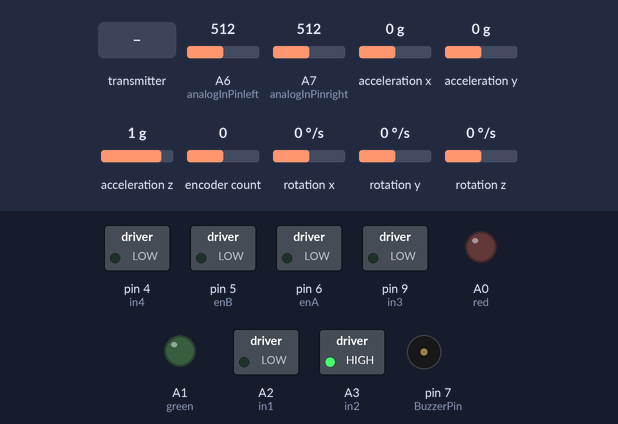
Bench run of a sketch on a simulated Arduino Nano, built with avr-gcc and run on an emulated ATmega328P. Shown: switched loads named in the sketch (green lamp = pin HIGH), output pins drawn as LEDs (lit = HIGH), buzzer (waves = sounding, pin HIGH). Inputs (shaded band) come from the test bench; at power-on: acceleration y 0 g, A6 (analogInPinleft) = 512, rotation x 0 °/s, rotation z 0 °/s, encoder count 0, A7 (analogInPinright) = 512, acceleration x 0 g, acceleration z 1 g, rotation y 0 °/s. No radio packets arrive unless stated; what the sketch prints to the serial monitor is not drawn.

Above: at 3.2 s.
3.3 s: the transmitter starts sending sw1 = 1
At 3.6 s:
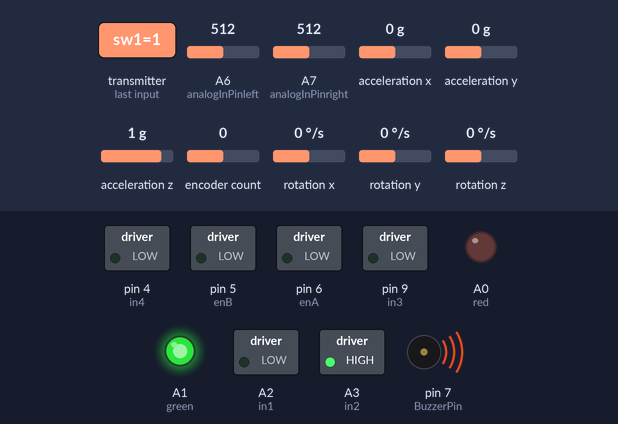
6.3 s: acceleration y set to -1.4 g
At 8.1 s:
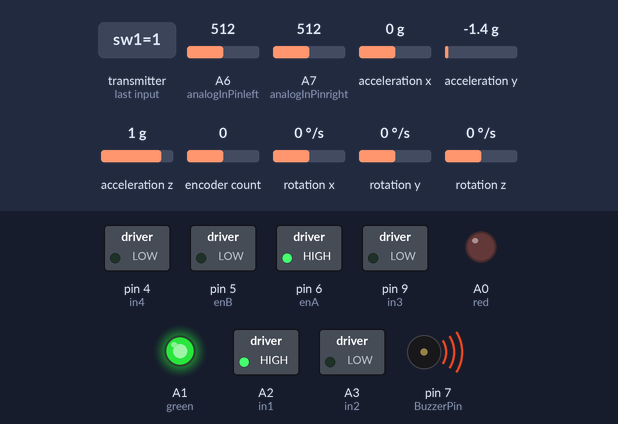
9.3 s: A6 (analogInPinleft) set to 487
At 9.9 s:
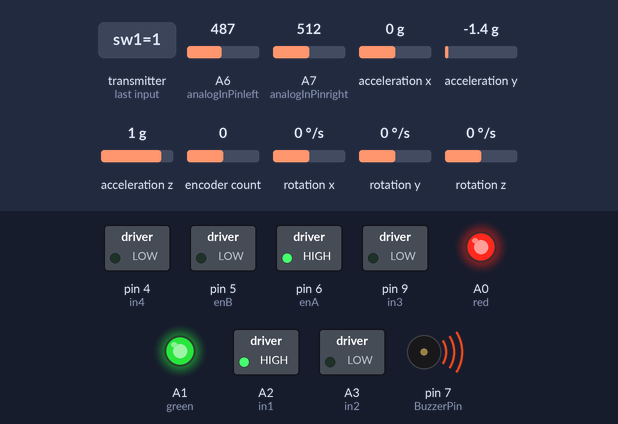
12.3 s: rotation x set to 192 °/s
At 14.1 s:
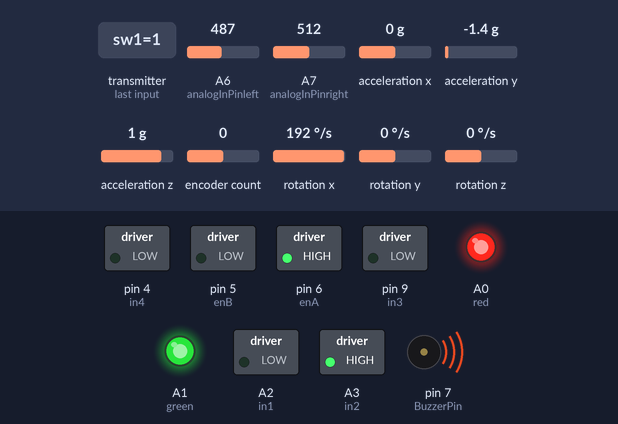
15.3 s: rotation z set to -192 °/s
At 18.1 s:
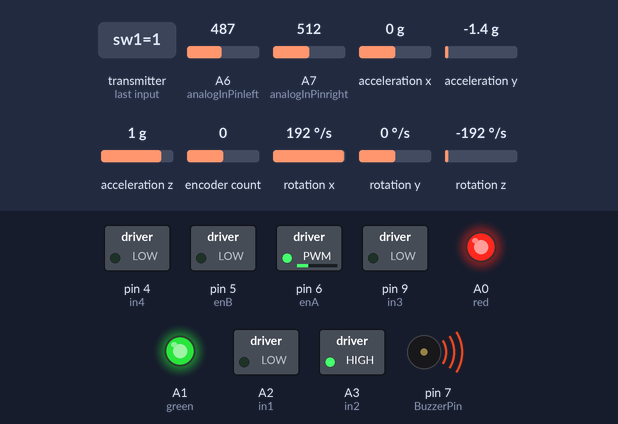
18.3 s: encoder count set to 1
At 20.1 s:
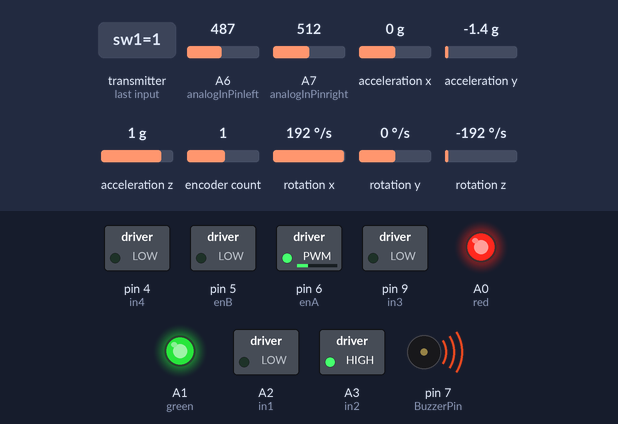
Timing chart, 0 to 22.3 s (numbered marks = the images above; inputs shaded):
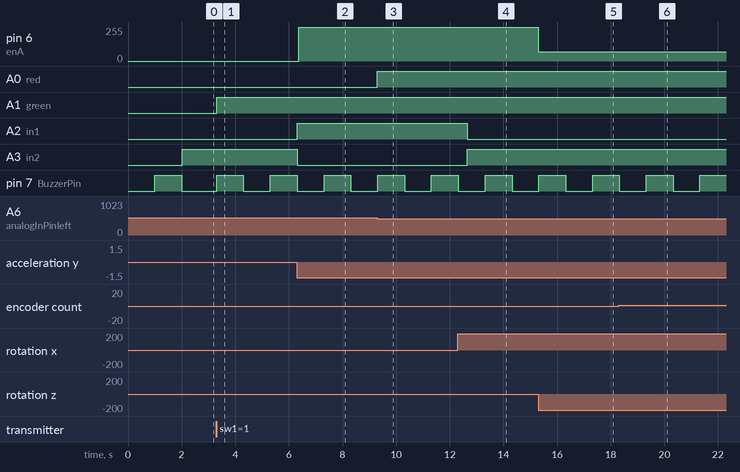

Measured:
- the behaviour switches between 501 and 500 on A6 (analogInPinleft) (found by bisection; images 2 and 3)
- after the input at 3.3 s, A1 (green): LOW → HIGH at once; pin 7 (BuzzerPin): LOW → HIGH at once, → LOW 1.0 s later, → HIGH 1.0 s later
- after the input at 6.3 s, pin 6 (enA): 0/255 → 255/255 after 0.06 s; A2 (in1): LOW → HIGH at once; A3 (in2): HIGH → LOW at once
- after the input at 9.3 s, A0 (red): LOW → HIGH at once
- after the input at 12.3 s, A2 (in1): HIGH → LOW after 0.36 s; A3 (in2): LOW → HIGH after 0.36 s
- after the input at 15.3 s, pin 6 (enA): 255/255 → 68/255 at once, → 69/255 0.09 s later, → 70/255 0.25 s later, → 71/255 0.63 s later
- after the input at 18.3 s, pin 6 (enA): 71/255 → 70/255 at once

The sketch:

Task6.ino
```cpp
#include <MPU6050_light.h>

#include <Wire.h>

#include <Encoder.h>

#include <SPI.h>

#include <RF24.h>

#define enA 6
#define in1 A2
#define in2 A3
#define enB 5
#define in3 9
#define in4 4
#define BuzzerPin 7
#define red A0
#define green A1
const int analogInPinleft = A6;
const int analogInPinright = A7;
  int red1 = 0;
  int green1 = 0;
int sensorValueleft = 0;
int sensorValueright = 0;
RF24 radio(10, 8);
const int encoderPinA = 2;
const int encoderPinB = 3;
MPU6050 mpu(Wire);
Encoder DC_Encoder(encoderPinA, encoderPinB);
long old_ticks = -999; //to store ticks of encoder
const byte add_1 = 5;
const byte add_2 = 10;
float a[3] = {
    0,
    0,
    0
}, g[3] = {
    0,
    0,
    0
}; //stores accelerometer and gyro value
const float pi = 3.14159265359,
    f_cut = 5,
    dT = 0.003,
    comp_alpha = 0.01; //f_cut sampling frequency.
float Tau = 1 / (2 * pi * f_cut); //where tau is the desired time constant
float alpha = Tau / (Tau + dT); // alpha is proportion
float roll_deg = 0, yaw_deg = 0; //tilt and yaw angle in degree
float omega_roll = 0, omega_yaw = 0; // angularVelocity of roll and yaw
float lpx = 0, lpy = 0, lpz = 0, hpx = 0, hpy = 0, hpz = 0; // low pass filtered acceleration in the x, y, and z directions and high pass filtered gyroscope readings in the x, y, and z directions respectively
int m = 1, n = 1;
float x1, x2, x3, x4; //errors
float k[] = {
    -1.005139,
    -0.855,
    0.973048,
    7.973991
}; //k matrix
float U, U_new; //pwm for dc motor
float yaw_setpoint = 0;
typedef struct struct_message {
    int front;
    int back;
    int left;
    int right;
    int sw1;
    int sw2;
    int sw3;
}
struct_message;

struct_message data; //object of struct_message
class BEEPER
{
    // Class Member Variables
    // These are initialized at startup
    long OnTime; // milliseconds of on-time
    long OffTime; // milliseconds of off-time
    // These maintain the current state
    int BuzzerState; // BuzzerState used to set the LED
    unsigned long previousMillis; // will store last time LED was updated
    // Constructor - creates a BEEPER
    // and initializes the member variables and state
    public:
        BEEPER(long on, long off)
        {

            pinMode(BuzzerPin, OUTPUT);
            OnTime = on;
            OffTime = off;
            BuzzerState = LOW;
            previousMillis = 0;
        }
    void Update()
    {
        // check to see if it's time to change the state of the LED
        unsigned long currentMillis = millis();
        if ((BuzzerState == HIGH) && (currentMillis - previousMillis >= OnTime))
        {
            BuzzerState = LOW; // Turn it off
            previousMillis = currentMillis; // Remember the time
            digitalWrite(BuzzerPin, BuzzerState); // Update the actual LED
        }
        else if ((BuzzerState == LOW) && (currentMillis - previousMillis >= OffTime))
        {
            BuzzerState = HIGH; // turn it on
            previousMillis = currentMillis; // Remember the time
            digitalWrite(BuzzerPin, BuzzerState); // Update the actual LED
        }
    }
    void OFF() {
        digitalWrite(BuzzerPin, LOW);
    }
};
BEEPER buzzer(1000, 1000);
BEEPER buzzer1(5000, 10000);
////////////////////////////////////////////

void setup() {
    Serial.begin(9600);
    int result = radio.begin();
    if (result) {
        Serial.println("NRF module Working");
    }
    else {
        Serial.println("NRF module ERROR ");

    }
    radio.openWritingPipe(add_2);
    radio.openReadingPipe(1, add_1);
    radio.setDataRate(RF24_2MBPS);
    radio.setPALevel(RF24_PA_MIN);
    radio.startListening();
    Wire.begin();
    mpu.begin();
    mpu.calcOffsets();
    dc_motor_init();
    bo_motor_init();
    digitalWrite(BuzzerPin, HIGH);
    delay(1000);
    digitalWrite(BuzzerPin, LOW);
    analogWrite(red, 0);
    analogWrite(green, 0);
}

////////////////////////////////////////

void loop() {
    mpu_int();
    if (radio.available()) {
        radio.read((uint8_t * ) & data, sizeof(struct_message));
    }
    remote_control();
    encoder();
    // Error calculations
    x1 = omega_yaw;
    x2 = yaw_deg - yaw_setpoint;
    x3 = omega_roll;
    x4 = roll_deg;
    U = -k[0] * x1 + k[1] * x2 + k[2] * x3 + k[3] * x4;
    U_new = constrain(U * 5, -255, 255);
    motor_control(U_new);
    if (data.sw2 == HIGH) {
        buzzer1.Update();
    }
    else if (data.sw1 == HIGH) {

        cs();
    }
    else {
        buzzer.OFF();
        analogWrite(red, 0);
        analogWrite(green, 0);

    }


}
///////////////////////////////////////////
// Function Name: low_pass_filter
// Input: Ax, Ay, Az - These are the input parameters representing the acceleration in the x, y, and z directions respectively.
// Output: This function does not return any value. However, it modifies the global variables lpx, lpy, and lpz.
// Logic: This function applies a low pass filter to the input acceleration values.
//The filter is applied differently for the first input (n == 1) compared to subsequent inputs. For the first input, the filtered value is a fraction of the input value. For subsequent inputs, the filtered value is a weighted average of the input value and the previous filtered value.
// Example Call: low_pass_filter(1.0, 2.0, 3.0);

void low_pass_filter(float Ax, float Ay, float Az) {
    // If this is the first input
    if (n == 1)
    { // Apply the filter by taking a fraction of the input value
        lpx = (1 - alpha) * Ax;
        lpy = (1 - alpha) * Ay;
        lpz = (1 - alpha) * Az;
        // Increment the counter
        n++;
    }
    else
    { // For subsequent inputs, apply the filter by taking a weighted average of the input value and the previous filtered value
        lpx = (1 - alpha) * Ax + alpha * lpx;
        lpy = (1 - alpha) * Ay + alpha * lpy;
        lpz = (1 - alpha) * Az + alpha * lpz;
    }
}

////////////////////////////////////////////
// Function Name: high_pass_filter
// Input: Gx, Gy, Gz - These are the input parameters representing the gyroscope readings in the x, y, and z directions respectively.
// Output: This function does not return any value. However, it modifies the global variables hpx, hpy, hpz, and g.
// Logic: This function applies a high pass filter to the input gyroscope readings. The filter is applied differently for the first input (m == 1) compared to subsequent inputs. For the first input, the filtered value is a fraction of the input value. For subsequent inputs, the filtered value is a weighted difference of the current input, the previous input, and the previous filtered value.
// Example Call: high_pass_filter(1.0, 2.0, 3.0);
void high_pass_filter(float Gx, float Gy, float Gz) {
    // If this is the first input
    if (m == 1)
    { // Apply the filter by taking a fraction of the input value
        hpx = (1 - alpha) * Gx;
        hpy = (1 - alpha) * Gy;
        hpz = (1 - alpha) * Gz;
        // Increment the counter
        m++;
    }
    else
    {
        // For subsequent inputs, apply the filter by taking a weighted difference of the current input, the previous input, and the previous filtered value
        hpx = (1 - alpha) * (hpx + Gx - g[0]);
        hpy = (1 - alpha) * (hpy + Gy - g[1]);
        hpz = (1 - alpha) * (hpz + Gz - g[2]);
    }
    // Store the current input for use in the next iteration
    g[0] = Gx;
    g[1] = Gy;
    g[2] = Gz;
}

///////////////////////////////////////
// Function Name: getAcc
// Input: None
// Output: This function does not return any value. However, it modifies the global array 'a' and calls the function 'low_pass_filter'.
// Logic: This function gets the acceleration values in the x, y, and z directions from the MPU (Motion Processing Unit) sensor and stores them in the array 'a'. It then calls the 'low_pass_filter' function with these values.
// Example Call: getAcc();

void getAcc() {
    // Get the acceleration values in the x, y, and z directions from the MPU sensor
    a[0] = mpu.getAccX();
    a[1] = mpu.getAccY();
    a[2] = mpu.getAccZ();
    // Call the 'low_pass_filter' function with these values
    low_pass_filter(a[0], a[1], a[2]);
}

////////////////////////////////////////
// Function Name: getGyro
// Input: None
// Output: This function does not return any value. However, it modifies the global array 'g' and calls the function 'high_pass_filter'.
// Logic: This function gets the gyroscope readings in the x, y, and z directions from the MPU (Motion Processing Unit) sensor and stores them in the array 'g'. It then calls the 'high_pass_filter' function with these values.
// Example Call: getGyro();
void getGyro() {
    // Get the gyroscope readings in the x, y, and z directions from the MPU sensor
    g[0] = mpu.getGyroX();
    g[1] = mpu.getGyroY();
    g[2] = mpu.getGyroZ();
    // Call the 'high_pass_filter' function with these values
    high_pass_filter(g[0], g[1], g[2]);
}

////////////////////////////////////////////
// Function Name: complimentary_filter_roll
// Input: None
// Output: This function does not return any value. However, it modifies the global variables 'roll_deg', 'omega_roll', and 'omega_yaw'.
// Logic: This function applies a complimentary filter to calculate the roll angle in degrees. It uses both accelerometer and gyroscope readings. The roll angle is a weighted sum of the roll angle calculated from the gyroscope readings and the roll angle calculated from the accelerometer readings. The weights are determined by the variable 'comp_alpha'. The function also sets the values of 'omega_roll' and 'omega_yaw' based on the gyroscope readings.
// Example Call: complimentary_filter_roll();
void complimentary_filter_roll() {
    // Apply the complimentary filter to calculate the roll angle in degrees
    roll_deg = (1 - comp_alpha) * (roll_deg + g[0] * dT) + (comp_alpha) * (atan(a[1] / sqrt(pow(a[0], 2) + pow(a[2], 2)))) * (180 / pi);
    // Set the values of 'omega_roll' and 'omega_yaw' based on the gyroscope readings
    omega_roll = g[0];
    omega_yaw = g[2];
}

/////////////////////////////////////////////
// Function Name: mpu_int
// Input: None
// Output: This function does not return any value. However, it calls the functions 'mpu.update', 'getAcc', 'getGyro', and 'complimentary_filter_roll'.
// Logic: This function updates the MPU (Motion Processing Unit) sensor readings, gets the acceleration and gyroscope readings, and applies a complimentary filter to calculate the roll angle in degrees.
// Example Call: mpu_int();

void mpu_int() {
    // Update the MPU sensor readings
    mpu.update();

    // Get the acceleration readings
    getAcc();

    // Get the gyroscope readings
    getGyro();

    // Apply the complimentary filter to calculate the roll angle in degrees
    complimentary_filter_roll();
}

/////////////////////////////////////////////
// Function Name: dc_motor_init
// Input: None
// Output: This function does not return any value. However, it initializes the pins for controlling a DC motor.
// Logic: This function sets the mode of the pins 'enA', 'in1', and 'in2' as OUTPUT. These pins are used for controlling a DC motor. The 'enA' pin is used for controlling the speed of the motor, while the 'in1' and 'in2' pins are used for controlling the direction of the motor. The function also sets the initial state of the 'in1' and 'in2' pins as LOW, which means the motor is initially stopped.
// Example Call: dc_motor_init();

void dc_motor_init() {
    // Set the mode of the pins as OUTPUT
    pinMode(enA, OUTPUT);
    pinMode(in1, OUTPUT);
    pinMode(in2, OUTPUT);

    // Set the initial state of the pins as LOW
    digitalWrite(in1, LOW);
    digitalWrite(in2, LOW);
}

//////////////////////////////////////////////
// Function Name: motor_control
// Input: pwm - This is the input parameter representing the Pulse Width Modulation (PWM) value for controlling the speed of the motor.
// Output: This function does not return any value. However, it controls the direction and speed of the motor based on the input PWM value.
// Logic: This function controls the direction of the motor based on the sign of the PWM value. If the PWM value is negative, the motor is set to move in one direction. If the PWM value is positive, the motor is set to move in the other direction. The speed of the motor is controlled by the absolute value of the PWM value.
// Example Call: motor_control(-255); // This will set the motor to move in one direction at maximum speed.

void motor_control(int pwm) {
    // If the PWM value is negative
    if (pwm < 0) {
        // Set the motor to move in one direction
        digitalWrite(in1, HIGH);
        digitalWrite(in2, LOW);
        // Take the absolute value of the PWM value
        pwm = -pwm;
    }
    else {
        // Set the motor to move in the other direction
        digitalWrite(in1, LOW);
        digitalWrite(in2, HIGH);
    }
    // Control the speed of the motor by the PWM value
    analogWrite(enA, pwm);
}

////////////////////////////////////////////////
// Function Name: encoder
// Input: None
// Output: This function does not return any value. However, it modifies the global variables 'old_ticks' and 'yaw_deg'.
// Logic: This function reads the number of ticks from the DC encoder. If the number of ticks has changed, it updates the 'old_ticks' variable. It then calculates the angle 'theta' and the arc length 'arc' based on the number of ticks. It uses these values to calculate the yaw angle in degrees 'yaw_deg'. The yaw angle is then normalized to the range [0, 360).
// Example Call: encoder();

void encoder() {
    // Read the number of ticks from the DC encoder
    long ticks = DC_Encoder.read();

    // If the number of ticks has changed
    if (ticks != old_ticks) {
        // Update the 'old_ticks' variable
        old_ticks = ticks;
    }

    // Calculate the angle 'theta' based on the number of ticks
    float theta = 0.5 * ticks;

    // Calculate the arc length 'arc' based on the angle 'theta'
    float arc = (theta * 2 * pi * 3) / 360;

    // Calculate the yaw angle in degrees 'yaw_deg' based on the arc length 'arc'
    yaw_deg = 100 * (arc / 34);

}

/**
 * Function Name: bo_motor_init
 * Input: None
 * Output: None
 * Logic: This function initializes the motor control pins and sets them to LOW.
 * Example Call: bo_motor_init();
 */
void bo_motor_init() {
    pinMode(enB, OUTPUT);
    pinMode(in3, OUTPUT);
    pinMode(in4, OUTPUT);
    digitalWrite(in3, LOW);
    digitalWrite(in4, LOW);
}

/**
 * Function Name: forward
 * Input: None
 * Output: None
 * Logic: This function sets the motor to move forward.
 * Example Call: forward();
 */
void forward() {
    analogWrite(enB, 220);
    digitalWrite(in3, LOW);
    digitalWrite(in4, HIGH);
}

/**
 * Function Name: backward
 * Input: None
 * Output: None
 * Logic: This function sets the motor to move backward.
 * Example Call: backward();
 */
void backward() {
    analogWrite(enB, 220);
    digitalWrite(in3, HIGH);
    digitalWrite(in4, LOW);
}

/**
 * Function Name: stop
 * Input: None
 * Output: None
 * Logic: This function stops the motor.
 * Example Call: stop();
 */
void stop() {
    digitalWrite(in3, LOW);
    digitalWrite(in4, LOW);
}

/**
 * Function Name: remote_control
 * Input: None
 * Output: None
 * Logic: This function controls the motor based on the input from the remote control.
 * Example Call: remote_control();
 */
void remote_control() {
    if (data.left == 1) {
        yaw_setpoint = yaw_setpoint + 0.25;
    }
    else if (data.right == 1) {
        yaw_setpoint = yaw_setpoint - 0.25;
    }

    if (data.front == 1) {
        forward();
    }
    else if (data.back == 1) {
        backward();
    }
    else {
        stop();
    }
}

/**
 * Function Name: cs
 * Input: None (parameters are not passed directly to the function, but are read from global variables)
 * Output: None (the function does not return a value, but modifies the state of two LEDs)
 * Logic: This function reads values from two hall effect sensors. If either sensor reads a value less than 501, it turns on a red LED. If either sensor reads a value greater than 506, it turns on a green LED.
 * Example Call: cs();
 */
void cs() {

    // Read the analog value from the left sensor
    sensorValueleft = analogRead(analogInPinleft);
    // Read the analog value from the right sensor
    sensorValueright = analogRead(analogInPinright);
    // If either sensor reads a value less than 501
    if (sensorValueleft < 501 || sensorValueright < 501 && data.sw1==HIGH) {
        // Turn on the red LED
        analogWrite(red, 255);
          red1 = 1;
          }

    // If either sensor reads a value greater than 506
    else if (sensorValueleft > 507 || sensorValueright > 507 && data.sw1==HIGH) {
        // Turn on the green LED
        analogWrite(green, 255);
        green1 = 1;

    }
    else{
      red1 = 0;
      green1 = 0;
    }

    if(red1 == 1){
       buzzer.Update();
    }
    if(green1 == 1){
       buzzer.Update();
    }

}
```
